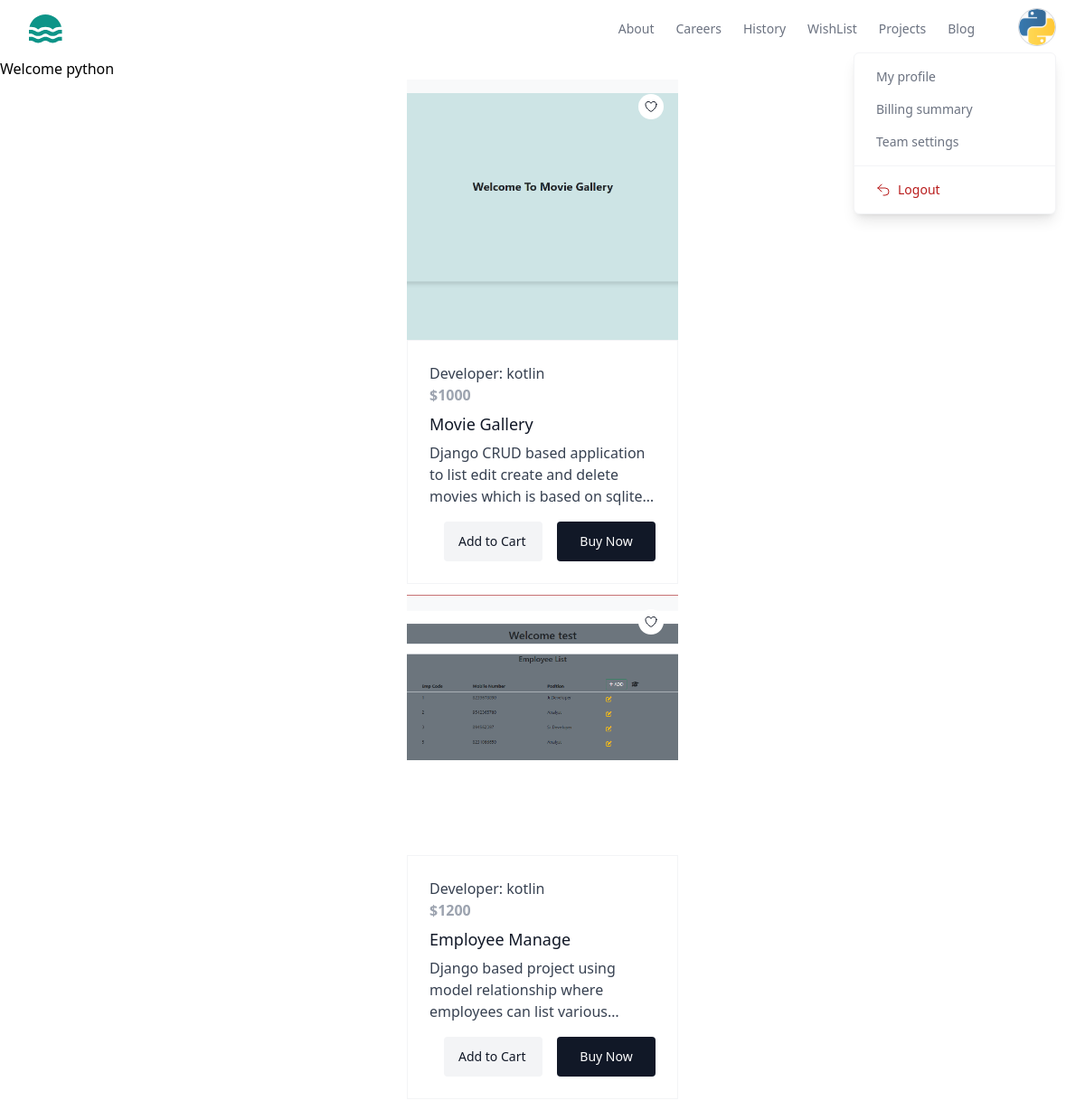
Screenshot of /index/ (signed in) with the database file from the repository.
### store/models.py (models this page shows, shortened)
class BaseModel(models.Model):
    created_date=models.DateTimeField(auto_now_add=True)
    updated_date=models.DateTimeField(auto_now=True)
    is_active=models.BooleanField(default=True)

class UserProfile(BaseModel):
    bio=models.CharField(max_length=200,null=True)
    profile_picture=models.ImageField(upload_to="profilepictures",null=True,blank=True,default="profilepictures/default.png")
    phone=models.CharField(max_length=200,null=True)
    owner=models.OneToOneField(User,on_delete=models.CASCADE,related_name="profile")

class Project(BaseModel):
    title=models.CharField(max_length=200)
    description=models.TextField()
    preview_image=models.ImageField(upload_to="previewimages",null=True,blank=True)
    price=models.PositiveIntegerField()
    developer=models.ForeignKey(User,on_delete=models.CASCADE)
    files=models.FileField(upload_to="projects",null=True,blank=True)
    tag_objects=models.ManyToManyField(Tag,null=True)
    thumbnail=EmbedVideoField()

### store/views.py (the view)
# urls.py: path('index/',views.IndexView.as_view(),name='index'),
class IndexView(View):
    template_name='index.html'
    def get(self,request,*args,**kwargs):
        qs=Project.objects.all().exclude(developer=request.user)
        return render(request,self.template_name,{'data':qs})

### store/templates/index.html (shortened to what this page needs)
{%extends 'base.html'%}
{%block main_block%}
<h1>Welcome {{request.user}}</h1>
<div class="w-2/4 mx-auto ">
    {%for p in data%}
    <div class="w-1/2 mx-auto mb-3">
    <a href="#" class="group relative block overflow-hidden">
        <button
        onclick=location.href="{%url 'wishlist' p.id %}"
          class="absolute end-4 top-4 z-10 rounded-full bg-white p-1.5 text-gray-900 transition hover:text-gray-900/75"
        >
        </button>
      {%if p.preview_image%}
      <img
      src="{{p.preview_image.url}}"
      alt=""
      class="h-64 w-full object-cover transition duration-500 group-hover:scale-105 sm:h-72"
    />
      {%endif%}
        <div class="relative border border-gray-100 bg-white p-6">
          <p class="text-gray-700">
          Developer: {{p.developer}}
            <p class="text-gray-400 font-bold">${{p.price}}</p>
          </p>
          <h3 class="mt-1.5 text-lg font-medium text-gray-900">{{p.title}}</h3>
          <p class="mt-1.5 line-clamp-3 text-gray-700">
           {{p.description}}
          </p>
          <form class="mt-4 flex gap-4">
            <a href="{%url 'project-detail' p.id %}"
              class="block w-full rounded bg-gray-100 px-4 py-3 text-sm font-medium text-gray-900 transition hover:scale-105"
            >
              Add to Cart
          </a>
            <button
              type="button"
              class="block w-full rounded bg-gray-900 px-4 py-3 text-sm font-medium text-white transition hover:scale-105"
            >
              Buy Now
            </button>
          </form>
        </div>
      </a>
    </div>
    {%endfor%}
</div>
{%endblock%}

### store/templates/base.html (shortened to what this page needs)
<!DOCTYPE html>
<html lang="en">
<head>
    <script src="https://cdn.tailwindcss.com"></script>
</head>
<body>
    <header class="bg-white">
        <div class="mx-auto  px-4 sm:px-6 lg:px-8">
          <div class="flex h-16 items-center justify-between">
            <div class="flex-1 md:flex md:items-center md:gap-12">
              <a class="block text-teal-600" href="#">
              </a>
            </div>
            <div class="md:flex md:items-center md:gap-12">
              <nav aria-label="Global" class="hidden md:block">
                <ul class="flex items-center gap-6 text-sm">
                  <li>
                    <a class="text-gray-500 transition hover:text-gray-500/75" href="#"> About </a>
                  </li>
                  <li>
                    <a class="text-gray-500 transition hover:text-gray-500/75" href="#"> Careers </a>
                  </li>
                  <li>
                    <a class="text-gray-500 transition hover:text-gray-500/75" href="#"> History </a>
                  </li>
                  <li>
                    <a class="text-gray-500 transition hover:text-gray-500/75" href="{%url 'my-wishlist'%}"> WishList </a>
                  </li>
                  <li>
                    <a class="text-gray-500 transition hover:text-gray-500/75" href="{%url 'my-works'%}"> Projects </a>
                  </li>
                  <li>
                    <a class="text-gray-500 transition hover:text-gray-500/75" href="#"> Blog </a>
                  </li>
                </ul>
              </nav>
              <div class="hidden md:relative md:block">
                <button
                  type="button"
                  class="overflow-hidden rounded-full border border-gray-300 shadow-inner"
                >
                  <img
                    src="{{request.user.profile.profile_picture.url}}"
                    alt=""
                    class="size-10 object-cover"
                  />
                </button>
                <div
                  class="absolute end-0 z-10 mt-0.5 w-56 divide-y divide-gray-100 rounded-md border border-gray-100 bg-white shadow-lg"
                  role="menu"
                >
                  <div class="p-2">
                    <a
                      href="{%url 'profile-edit'%}"
                      class="block rounded-lg px-4 py-2 text-sm text-gray-500 hover:bg-gray-50 hover:text-gray-700"
                      role="menuitem"
                    >
                      My profile
                    </a>
                    <a
                      href="#"
                      class="block rounded-lg px-4 py-2 text-sm text-gray-500 hover:bg-gray-50 hover:text-gray-700"
                      role="menuitem"
                    >
                      Billing summary
                    </a>
                    <a
                      href="#"
                      class="block rounded-lg px-4 py-2 text-sm text-gray-500 hover:bg-gray-50 hover:text-gray-700"
                      role="menuitem"
                    >
                      Team settings
                    </a>
                  </div>
                  <div class="p-2">
                    <form method="POST" action="{%url 'signout'%}">
                      <button
                        type="submit"
                        class="flex w-full items-center gap-2 rounded-lg px-4 py-2 text-sm text-red-700 hover:bg-red-50"
                        role="menuitem"
                      >
                        <svg
                          xmlns="http://www.w3.org/2000/svg"
                          fill="none"
                          viewBox="0 0 24 24"
                          stroke-width="1.5"
                          stroke="currentColor"
                          class="size-4"
                        >
                          <path
                            stroke-linecap="round"
                            stroke-linejoin="round"
                            d="M9 15 3 9m0 0 6-6M3 9h12a6 6 0 0 1 0 12h-3"
                          />
                        </svg>
                        Logout
                      </button>
                    </form>
                  </div>
                </div>
              </div>
            </div>
          </div>
        </div>
      </header>
     {%block main_block%}
     {%endblock%}
</body>
</html>

### rows the page displays
Project: preview_image (picture), developer "kotlin", price "1000", title "Movie Gallery", description "Django CRUD based application to list edit create and delete movies which is based on…"
Project: preview_image (picture), developer "kotlin", price "1200", title "Employee Manage", description "Django based project using model relationship where employees can list…"

### other values shown
{{ request.user }} "python"
